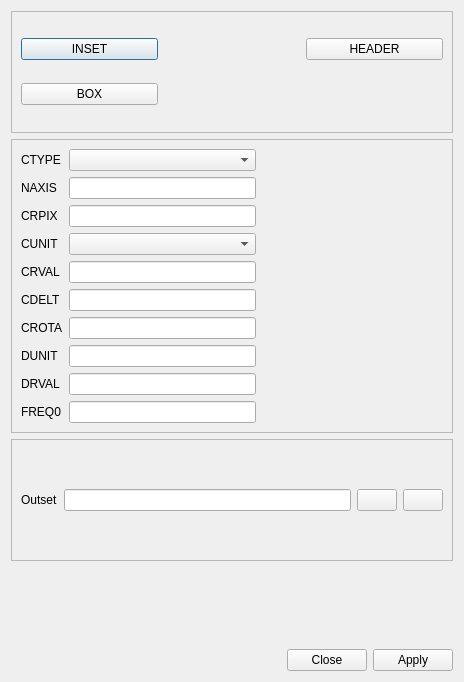
<?xml version="1.0" encoding="UTF-8"?>
<ui version="4.0">
 <class>extend</class>
 <widget class="QDialog" name="extend">
  <property name="geometry">
   <rect>
    <x>0</x>
    <y>0</y>
    <width>464</width>
    <height>682</height>
   </rect>
  </property>
  <property name="windowTitle">
   <string>EXTEND</string>
  </property>
  <layout class="QVBoxLayout" name="verticalLayout">
   <item>
    <widget class="QFrame" name="frame">
     <property name="frameShape">
      <enum>QFrame::StyledPanel</enum>
     </property>
     <property name="frameShadow">
      <enum>QFrame::Raised</enum>
     </property>
     <layout class="QGridLayout" name="gridLayout">
      <item row="0" column="0">
       <widget class="QPushButton" name="insetButton">
        <property name="text">
         <string>INSET</string>
        </property>
       </widget>
      </item>
      <item row="0" column="2">
       <widget class="QPushButton" name="headerButton">
        <property name="text">
         <string>HEADER</string>
        </property>
       </widget>
      </item>
      <item row="1" column="0">
       <widget class="QPushButton" name="boxButton">
        <property name="text">
         <string>BOX</string>
        </property>
       </widget>
      </item>
      <item row="0" column="1">
       <widget class="QLabel" name="insetLabel">
        <property name="text">
         <string/>
        </property>
       </widget>
      </item>
      <item row="1" column="1">
       <widget class="QLabel" name="boxLabel">
        <property name="text">
         <string/>
        </property>
       </widget>
      </item>
     </layout>
    </widget>
   </item>
   <item>
    <widget class="QFrame" name="dimensionFrame">
     <property name="frameShape">
      <enum>QFrame::StyledPanel</enum>
     </property>
     <property name="frameShadow">
      <enum>QFrame::Raised</enum>
     </property>
     <layout class="QGridLayout" name="gridLayout_2">
      <item row="0" column="0">
       <widget class="QLabel" name="label">
        <property name="text">
         <string>CTYPE</string>
        </property>
       </widget>
      </item>
      <item row="0" column="1">
       <widget class="QComboBox" name="ctypeBox"/>
      </item>
      <item row="1" column="0">
       <widget class="QLabel" name="label_2">
        <property name="text">
         <string>NAXIS</string>
        </property>
       </widget>
      </item>
      <item row="1" column="1">
       <widget class="QLineEdit" name="naxisLine"/>
      </item>
      <item row="2" column="0">
       <widget class="QLabel" name="label_3">
        <property name="text">
         <string>CRPIX</string>
        </property>
       </widget>
      </item>
      <item row="2" column="1">
       <widget class="QLineEdit" name="crpixLine"/>
      </item>
      <item row="3" column="0">
       <widget class="QLabel" name="label_4">
        <property name="text">
         <string>CUNIT</string>
        </property>
       </widget>
      </item>
      <item row="3" column="1">
       <widget class="QComboBox" name="cunitBox"/>
      </item>
      <item row="4" column="0">
       <widget class="QLabel" name="label_5">
        <property name="text">
         <string>CRVAL</string>
        </property>
       </widget>
      </item>
      <item row="4" column="1">
       <widget class="QLineEdit" name="crvalLine"/>
      </item>
      <item row="5" column="0">
       <widget class="QLabel" name="label_6">
        <property name="text">
         <string>CDELT</string>
        </property>
       </widget>
      </item>
      <item row="5" column="1">
       <widget class="QLineEdit" name="cdeltLine"/>
      </item>
      <item row="6" column="0">
       <widget class="QLabel" name="label_8">
        <property name="text">
         <string>CROTA</string>
        </property>
       </widget>
      </item>
      <item row="6" column="1">
       <widget class="QLineEdit" name="crotaLine"/>
      </item>
      <item row="7" column="0">
       <widget class="QLabel" name="label_9">
        <property name="text">
         <string>DUNIT</string>
        </property>
       </widget>
      </item>
      <item row="7" column="1">
       <widget class="QLineEdit" name="dunitLine"/>
      </item>
      <item row="8" column="0">
       <widget class="QLabel" name="label_10">
        <property name="text">
         <string>DRVAL</string>
        </property>
       </widget>
      </item>
      <item row="8" column="1">
       <widget class="QLineEdit" name="drvalLine"/>
      </item>
      <item row="9" column="0">
       <widget class="QLabel" name="label_11">
        <property name="text">
         <string>FREQ0</string>
        </property>
       </widget>
      </item>
      <item row="9" column="1">
       <widget class="QLineEdit" name="freqLine"/>
      </item>
      <item row="0" column="2">
       <spacer name="horizontalSpacer">
        <property name="orientation">
         <enum>Qt::Horizontal</enum>
        </property>
        <property name="sizeHint" stdset="0">
         <size>
          <width>40</width>
          <height>20</height>
         </size>
        </property>
       </spacer>
      </item>
     </layout>
    </widget>
   </item>
   <item>
    <widget class="QFrame" name="frame_2">
     <property name="frameShape">
      <enum>QFrame::StyledPanel</enum>
     </property>
     <property name="frameShadow">
      <enum>QFrame::Raised</enum>
     </property>
     <layout class="QHBoxLayout" name="horizontalLayout_4">
      <item>
       <widget class="QLabel" name="label_7">
        <property name="text">
         <string>Outset</string>
        </property>
       </widget>
      </item>
      <item>
       <widget class="QLineEdit" name="outsetLine"/>
      </item>
      <item>
       <widget class="QPushButton" name="browserButton">
        <property name="text">
         <string/>
        </property>
        <property name="icon">
         <iconset resource="../resources.qrc">
          <normaloff>:/fileopen.png</normaloff>:/fileopen.png</iconset>
        </property>
       </widget>
      </item>
      <item>
       <widget class="QPushButton" name="replaceButton">
        <property name="text">
         <string/>
        </property>
        <property name="icon">
         <iconset resource="../resources.qrc">
          <normaloff>:/replace.jpg</normaloff>:/replace.jpg</iconset>
        </property>
       </widget>
      </item>
     </layout>
    </widget>
   </item>
   <item>
    <widget class="QFrame" name="advise_panel">
     <property name="enabled">
      <bool>true</bool>
     </property>
     <property name="sizePolicy">
      <sizepolicy hsizetype="Preferred" vsizetype="Maximum">
       <horstretch>0</horstretch>
       <verstretch>0</verstretch>
      </sizepolicy>
     </property>
     <property name="frameShape">
      <enum>QFrame::NoFrame</enum>
     </property>
     <property name="frameShadow">
      <enum>QFrame::Raised</enum>
     </property>
     <layout class="QVBoxLayout" name="advise_panel_layout">
      <item>
       <widget class="QLabel" name="status">
        <property name="text">
         <string/>
        </property>
       </widget>
      </item>
      <item>
       <widget class="QLabel" name="errorMsg">
        <property name="text">
         <string/>
        </property>
       </widget>
      </item>
      <item>
       <widget class="QFrame" name="extra_panel">
        <property name="sizePolicy">
         <sizepolicy hsizetype="Preferred" vsizetype="Maximum">
          <horstretch>0</horstretch>
          <verstretch>0</verstretch>
         </sizepolicy>
        </property>
        <property name="frameShape">
         <enum>QFrame::NoFrame</enum>
        </property>
        <property name="frameShadow">
         <enum>QFrame::Raised</enum>
        </property>
        <layout class="QVBoxLayout" name="extra_panel_layout"/>
       </widget>
      </item>
     </layout>
    </widget>
   </item>
   <item>
    <widget class="QDialogButtonBox" name="buttonBox">
     <property name="orientation">
      <enum>Qt::Horizontal</enum>
     </property>
     <property name="standardButtons">
      <set>QDialogButtonBox::Apply|QDialogButtonBox::Close</set>
     </property>
    </widget>
   </item>
  </layout>
 </widget>
 <resources>
  <include location="../resources.qrc"/>
 </resources>
 <connections>
  <connection>
   <sender>buttonBox</sender>
   <signal>accepted()</signal>
   <receiver>extend</receiver>
   <slot>accept()</slot>
   <hints>
    <hint type="sourcelabel">
     <x>248</x>
     <y>254</y>
    </hint>
    <hint type="destinationlabel">
     <x>157</x>
     <y>274</y>
    </hint>
   </hints>
  </connection>
  <connection>
   <sender>buttonBox</sender>
   <signal>rejected()</signal>
   <receiver>extend</receiver>
   <slot>reject()</slot>
   <hints>
    <hint type="sourcelabel">
     <x>316</x>
     <y>260</y>
    </hint>
    <hint type="destinationlabel">
     <x>286</x>
     <y>274</y>
    </hint>
   </hints>
  </connection>
 </connections>
</ui>
